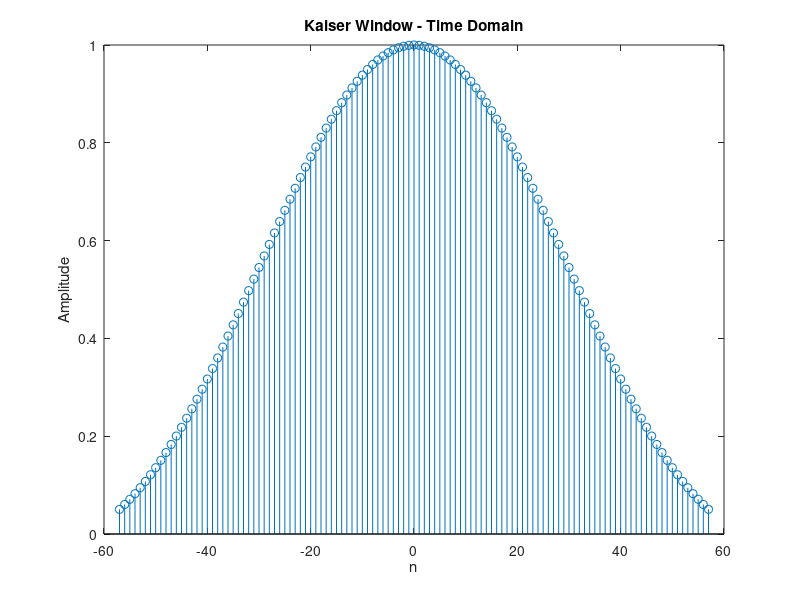
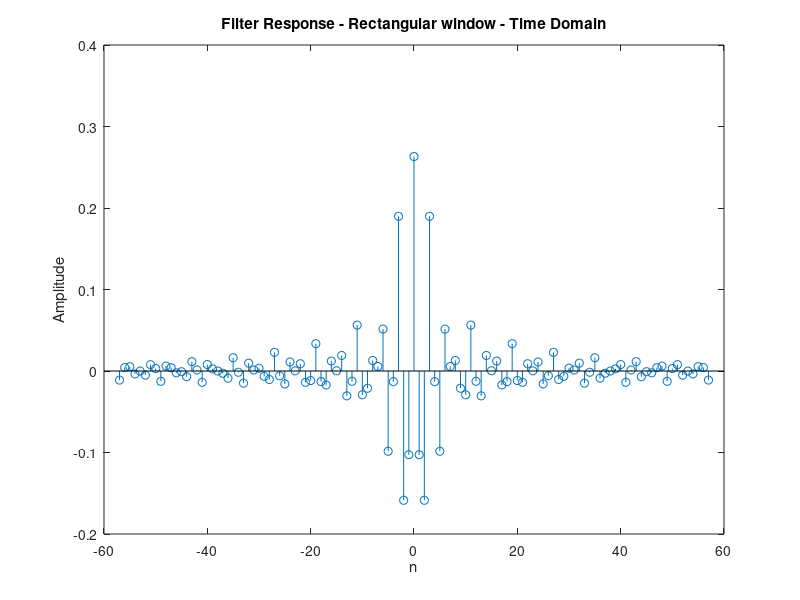
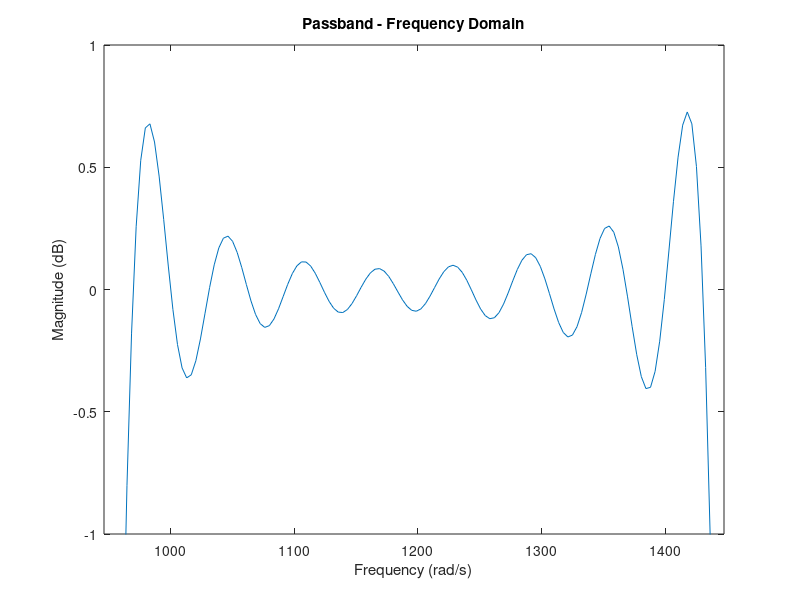
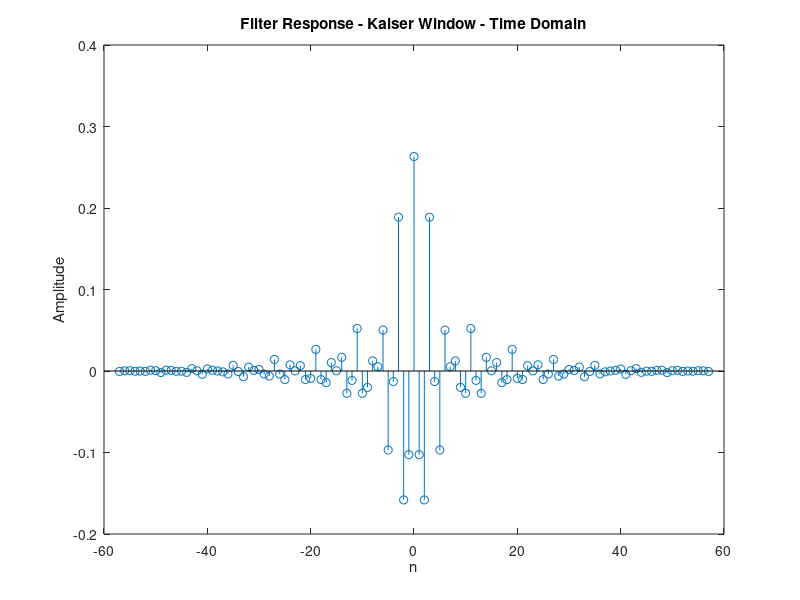

Recreate these plots in MATLAB, in order. (Note: this script raises an error after producing the figures.)
%%%%%%%%%%%%%General specifications%%%%%%%%%%%%%
A = 2;
B = 3;
C = 7;
A_p = 0.03+(0.01*A); % dB max passband ripple
A_a = 45+B; %dB min stopband attenuation
wp1 = C*100+300; %rad/s lower passband edge
wp2 = C*100+700; %rad/s upper passband edge
wa1 = C*100+150; %rad/s lower stopband edge
wa2 = C*100+800; %rad/s upper stopband edge
ws = 2*((C*100)+1200); %sampling freqency
%%%%%%%%%%%%%Derived specifications%%%%%%%%%%%%%
bt1 = wp1-wa1; %lower transition width
bt2 = wa2-wp2; % upper transisiton width
bt = min(bt1,bt2); %critical transition width
wc1 = wp1-bt/2; % lower cutoff frequency
wc2 = wp2+bt/2; % upper cutoff frequency
T = 2*pi/ws; % sampling period
%%%%%%%%%%%%%Kaiser Window Parameters%%%%%%%%%%%%%
delta_p = (10^(0.05*A_p) - 1)/ (10^(0.05*A_p) + 1); % calculating delta
delta_a = 10^(-0.05*A_a);
delta = min(delta_p,delta_a);
Aa = -20*log10(delta); % Actual stopband attenuation
if Aa<=21 % Calculating alpha
alpha = 0;
elseif Aa>21 && Aa<= 50
alpha = 0.5842*(Aa-21)^0.4 + 0.07886*(Aa-21);
else
alpha = 0.1102*(Aa-8.7);
end
if Aa <= 21 % Calculating D
D = 0.9222;
else
D = (Aa-7.95)/14.36;
end
N = ceil(ws*D/bt +1); % order of the filter
if mod(N,2) == 0
N = N+1;
end
n = -(N-1)/2:1:(N-1)/2; % length of the filter
beta = alpha*sqrt(1-(2*n/(N-1)).^2);

%%%%%%%%%%%%%Generating IoAlpha%%%%%%%%%%%%%
bessellimit = 200;
IoAlpha = 1;
for k = 1:bessellimit
var1 = (1/factorial(k)*(alpha/2).^k).^2;
IoAlpha = IoAlpha + var1;
end
%%%%%%%%%%%%%Generating IoBeta%%%%%%%%%%%%%
IoBeta = 1;
for k = 1:bessellimit
var2 = (1/factorial(k)*(beta/2).^k).^2;
IoBeta = IoBeta + var2;
end
%%%%%%%%%%%%%Obtaining Kaiser Window%%%%%%%%%%%%%
wknt = IoBeta/IoAlpha;
figure
stem(n,wknt)
xlabel('n')
ylabel('Amplitude')
title('Kaiser Window - Time Domain');
%%%%%%%%%%%%%Obtaining Impulse Response%%%%%%%%%%%%%
n_left = -(N-1)/2:-1; %negative part
hnt_left = 1./(n_left*pi).*(sin(wc2*n_left*T)-sin(wc1*n_left*T));
n_right = 1:(N-1)/2; %Positive part
hnt_right = 1./(n_right*pi).*(sin(wc2*n_right*T)-sin(wc1*n_right*T));
hnt0 = 2/ws*(wc2-wc1); %for n=0
hnt = [hnt_left,hnt0,hnt_right];
figure
stem(n,hnt)
xlabel('n')
ylabel('Amplitude')
title(strcat('Filter Response - Rectangular window - Time Domain'));
figure
[h,w] = freqz(hnt);
w = w/T;
h = 20*log10(h);
plot(w,h)
xlabel('Frequency (rad/s)')
ylabel('Magnitude (dB)')
title(strcat('Filter Response - Rectangular Window - Frequency Domain'));

%%%%%%%%%%%%%%%%%%Plotting the Passband(Rectangular)%%%%%%%%%%%%%%%%%%
[h,w] = freqz(hnt);
w = w/T;
h = 20*log10(h);
start = round(length(w)/(ws/2)*wc1);
finish = round((length(w)/(ws/2)*wc2));
wpass1 = w(start:finish);
hpass1 = (h(start:finish));
plot(wpass1,hpass1)
axis([-inf, inf, -1, 1]);
xlabel('Frequency (rad/s)')
ylabel('Magnitude (dB)')
title('Passband - Frequency Domain');
%%%%%%%%%%%%%Applying the Kaiser window to the filter%%%%%%%%%%%%%
filter = hnt.*wknt;
figure
stem(n,filter)
xlabel('n')
ylabel('Amplitude')
title(strcat('Filter Response - Kaiser Window - Time Domain'));
figure
[h,w] = freqz(filter);
w = w/T;
h = 20*log10(abs(h));
plot(w,h)
xlabel('Frequency (rad/s)')
ylabel('Magnitude (dB)')
title(strcat('Filter Response - Kaiser Window - Frequency Domain'));
%%%%%%%%%%%%%Plotting the Passband%%%%%%%%%%%%%
figure
start = round(length(w)/(ws/2)*wc1);
finish = round((length(w)/(ws/2)*wc2));
wpass = w(start:finish);
hpass = (h(start:finish));
plot(wpass,hpass)
axis([-inf, inf, -0.1, 0.1]);
xlabel('Frequency (rad/s)')
ylabel('Magnitude (dB)')
title('Passband - Frequency Domain');

%%%%%%%%%%%%%Input signal generation%%%%%%%%%%%%%
w1 = wc1/2;
w2 = (wc1 + wc2)/2;
w3 = (wc2 + (ws/2))/2;
%Generate discrete signal and evelope
samples = 500;
n1 = 0:1:samples;
n2 = 0:0.1:samples;
x_nT = sin(w1.*n1.*T)+sin(w2.*n1.*T)+sin(w3.*n1.*T);
x_env = sin(w1.*n2.*T)+sin(w2.*n2.*T)+sin(w3.*n2.*T);
%%%%%%%%%%%%%Filtering using frequency domain multiplication%%%%%%%%%%%%%
len_fft = length(x_nT)+length(filter)-1; %length for fft in x dimension
x_fft = fft(x_nT,len_fft);
filter_fft = fft(filter,len_fft);
out_fft = filter_fft.*x_fft; %a shift in time is added here
out = ifft(out_fft,len_fft);
rec_out = out(floor(N/2)+1:length(out)-floor(N/2)); %account for shifting delay
%Ideal Output Signal
ideal_out = sin(w2.*n2.*T);
figure
subplot(2,1,1)
len_fft = 2^nextpow2(numel(n1))-1;
x_fft = fft(x_nT,len_fft);
x_fft_plot = [abs([x_fft(len_fft/2+1:len_fft)]),abs(x_fft(1)),abs(x_fft(2:len_fft/2+1))];
f = ws*linspace(0,1,len_fft)-ws/2;
plot(f,x_fft_plot);
xlabel('Frequency rad/s')
ylabel('Magnitude')
title(strcat(['Input signal',' ','- Frequency Domain']));
%%%%%%%%%%%%%Time domain representation of input signal before filtering%%%%%%
subplot(2,1,2)
stem(n1,x_nT)
axis([0, 50, -inf, inf]);
xlabel('n')
ylabel('Amplitude')
title(strcat(['Input signal',' ','- Time Domain']));
hold on
plot(n2,x_env)
legend('Input signal','Envelope of the Input signal');

%%%%%%%%%%%%%Frequency domain representation of output signal after filtering%
figure
subplot(2,1,1)
len_fft = 2^nextpow2(numel(n1))-1;
xfft_out = fft(rec_out,len_fft);
x_fft_out_plot = [abs([xfft_out(len_fft/2+1:len_fft)]),abs(xfft_out(1)),abs(xfft_out(2:len_fft/2+1))];
f = ws*linspace(0,1,len_fft)-ws/2;
plot(f,x_fft_out_plot); axis tight;
xlabel('Frequency rad/s')
ylabel('Magnitude')
title(strcat(['Output signal',' ','- Frequency Domain']));
%%%%%%%%%%%%%Time domain representation of output signal after filtering%%%%%
subplot(2,1,2)
stem(n1,rec_out)
axis([0, 50, -inf, inf]);
xlabel('n')
ylabel('Amplitude')
title(strcat(['Output signal',' ','- Time Domain']));
hold on
plot(n2,ideal_out)
legend('Output signal','Envelope of the ideal output signal');
fvtool(filter);